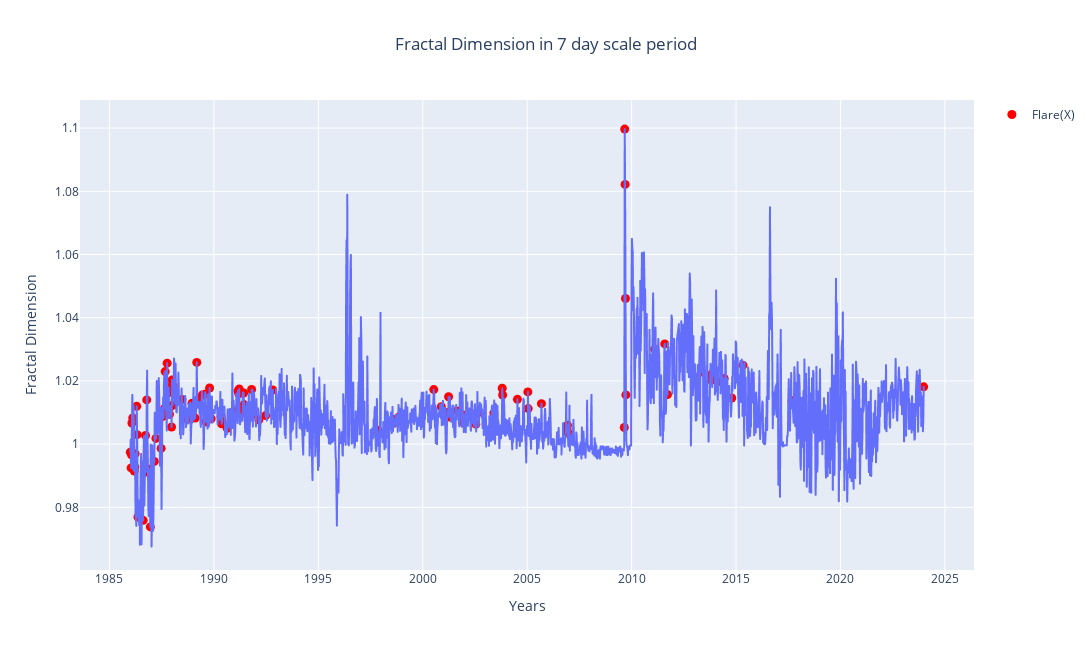

Write notebook code for a chart like this one.
### Code cell
# Create the line plot
fig = px.line(df, x='years', y='fractal_dimension', title='Fractal Dimension in 7 day scale period')

# Filter data where 'flare_or_not' is 1
flare_data = df[df['flare_or_not'] == 1]

# Add scatter plot for flare points
fig.add_trace(go.Scatter(
    x=flare_data['years'], 
    y=flare_data['fractal_dimension'],
    mode='markers',
    marker=dict(size=9, color='Red'),
    name='Flare(X)'
))

# Update layout
fig.update_layout(
    xaxis_title="Years",
    yaxis_title="Fractal Dimension",
    height=650, 
    width=1500,
    title_x=0.5
)

# Show the plot
fig.show()

### Figure 1 — Plotly figure (JSON) as saved in the notebook; plotly's stock layout.template omitted (floating-point values rounded to 4 significant figures; data arrays with more than 128 entries replaced by an {"elided": "..."} marker saying what was removed)
{"data": [{"hovertemplate": "years=%{x}<br>fractal_dimension=%{y}<extra></extra>", "legendgroup": "", "line": {"color": "#636efa", "dash": "solid"}, "marker": {"symbol": "circle"}, "mode": "lines", "name": "", "showlegend": false, "type": "scattergl", "x": {"elided": "1974 str values"}, "xaxis": "x", "y": {"elided": "1974 float values"}, "yaxis": "y"}, {"marker": {"color": "Red", "size": 9}, "mode": "markers", "name": "Flare(X)", "type": "scatter", "x": ["1986-01-01", "1986-01-15", "1986-01-22", "1986-01-29", "1986-02-12", "1986-03-12", "1986-03-19", "1986-03-26", "1986-04-23", "1986-04-30", "1986-05-14", "1986-08-13", "1986-09-24", "1986-10-01", "1986-10-15", "1986-11-26", "1986-12-17", "1987-02-25", "1987-03-25", "1987-06-24", "1987-07-22", "1987-08-26", "1987-09-02", "1987-09-16", "1987-10-07", "1987-10-14", "1987-10-21", "1987-10-28", "1987-11-04", "1987-11-18", "1987-11-25", "1987-12-16", "1987-12-23", "1987-12-30", "1988-01-13", "1988-01-20", "1988-06-22", "1988-09-28", "1988-12-14", "1989-02-08", "1989-03-01", "1989-03-08", "1989-03-15", "1989-06-14", "1989-08-09", "1989-08-16", "1989-09-27", "1989-10-18", "1989-11-15", "1990-05-09", "1990-05-16", "1990-05-23", "1990-08-22", "1991-01-23", "1991-02-27", "1991-03-06", "1991-03-13", "1991-03-20", "1991-05-29", "1991-06-05", "1991-06-12", "1991-10-23", "1991-12-18", "1992-02-26", "1992-06-24", "1992-10-28", "1996-07-03", "1997-11-05", "1997-11-26", "1998-08-12", "1998-08-19", "1998-11-18", "1998-11-25", "2000-07-12", "2000-11-22", "2001-03-28", "2001-04-04", "2001-04-11", "2001-08-22", "2001-12-05", "2001-12-12", "2001-12-26", "2002-07-10", "2002-07-17", "2002-08-21", "2003-05-28", "2003-10-22", "2003-10-29", "2004-07-14", "2005-01-12", "2005-01-19", "2005-09-07", "2006-11-29", "2006-12-06", "2006-12-13", "2009-08-26", "2009-09-02", "2009-09-09", "2009-09-16", "2009-09-23", "2011-02-09", "2011-08-03", "2011-09-21", "2013-05-11", "2013-10-26", "2013-11-02", "2014-02-22", "2014-06-07", "2014-10-18", "2015-05-02", "2017-09-05", "2023-12-26"], "y": [0.9975, 0.9925, 0.9966, 1.007, 1.008, 0.9915, 0.9928, 0.9969, 1.012, 1.003, 0.9769, 0.9759, 1.003, 0.9912, 1.014, 0.9921, 0.9738, 0.9945, 1.002, 0.9986, 1.009, 1.011, 1.023, 1.012, 1.026, 1.016, 1.016, 1.011, 1.018, 1.009, 1.012, 1.012, 1.005, 1.02, 1.012, 1.018, 1.014, 1.008, 1.013, 1.008, 1.013, 1.026, 1.014, 1.016, 1.016, 1.007, 1.011, 1.018, 1.008, 1.009, 1.006, 1.007, 1.005, 1.01, 1.017, 1.011, 1.016, 1.017, 1.01, 1.016, 1.013, 1.017, 1.01, 1.008, 1.009, 1.017, 1.015, 1.004, 1.003, 1.007, 1.008, 1.008, 1.009, 1.017, 1.012, 1.015, 1.01, 1.009, 1.011, 1.007, 1.009, 1.009, 1.01, 1.006, 1.01, 1.01, 1.018, 1.016, 1.014, 1.017, 1.011, 1.013, 1.005, 1.006, 1.004, 1.005, 1.1, 1.082, 1.046, 1.016, 1.03, 1.032, 1.016, 1.023, 1.02, 1.022, 1.02, 1.021, 1.015, 1.025, 1.014, 1.018]}], "layout": {"height": 650, "legend": {"tracegroupgap": 0}, "title": {"text": "Fractal Dimension in 7 day scale period", "x": 0.5}, "width": 1500, "xaxis": {"anchor": "y", "domain": [0, 1], "title": {"text": "Years"}}, "yaxis": {"anchor": "x", "domain": [0, 1], "title": {"text": "Fractal Dimension"}}}}
